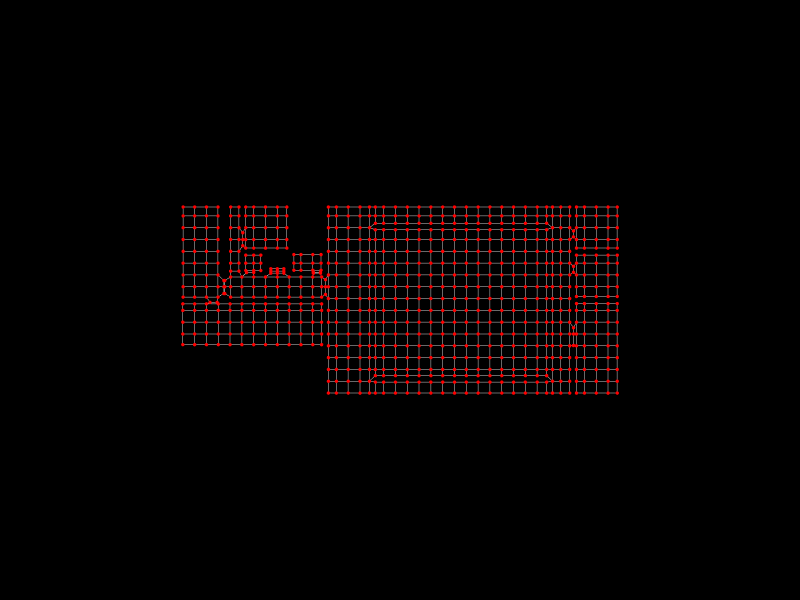

Notebook source saved alongside this figure:
### Markdown cell above
## 13. Show the analysis graph

### Code cell
Topology.Show(analysis_graph,
              camera=[0,0,6],
              vertexSize=4,
              vertexColor="red",
              edgeColor="lightgrey",
              backgroundColor="black",
              width=800,
              height=600,
              renderer=renderer)

### Figure 1 — Plotly figure (JSON) as saved in the notebook; plotly's stock layout.template omitted (floating-point values rounded to 4 significant figures; data arrays with more than 128 entries replaced by an {"elided": "..."} marker saying what was removed)
{"data": [{"hoverinfo": "text", "legendgroup": "2", "legendrank": 2, "line": {"color": "lightgrey", "dash": "solid", "width": 1}, "marker": {"size": 0}, "mode": "lines", "name": "1: Untitled Graph (Edges)", "showlegend": false, "text": "", "type": "scatter3d", "x": {"elided": "4044 float values"}, "y": {"elided": "4044 float values"}, "z": {"elided": "4044 int values"}}, {"customdata": {"elided": "759 str values"}, "hoverinfo": "text", "hovertemplate": {"elided": "759 str values"}, "hovertext": {"elided": "759 str values"}, "legendgroup": "1", "legendrank": 1, "marker": {"color": {"elided": "759 str values"}, "line": {"width": 0}, "opacity": 1, "size": {"elided": "759 int values"}, "sizemode": "diameter", "symbol": "circle"}, "mode": "markers", "name": "1: Untitled Graph (Vertices)", "showlegend": false, "text": {"elided": "759 str values"}, "type": "scatter3d", "x": {"elided": "759 float values"}, "y": {"elided": "759 float values"}, "z": {"elided": "759 int values"}}], "layout": {"autosize": true, "height": 600, "margin": {"b": 40, "l": 40, "r": 40, "t": 40}, "paper_bgcolor": "#000000", "plot_bgcolor": "#000000", "scene": {"aspectmode": "data", "camera": {"center": {"x": 0, "y": 0, "z": 0}, "eye": {"x": 0, "y": 0, "z": 6}, "projection": {"type": "perspective"}, "up": {"x": 0, "y": 1, "z": 0}}, "xaxis": {"visible": false}, "yaxis": {"visible": false}, "zaxis": {"visible": false}}, "showlegend": true, "width": 800, "xaxis": {"showgrid": false, "visible": false, "zeroline": false}, "yaxis": {"showgrid": false, "visible": false, "zeroline": false}}}
